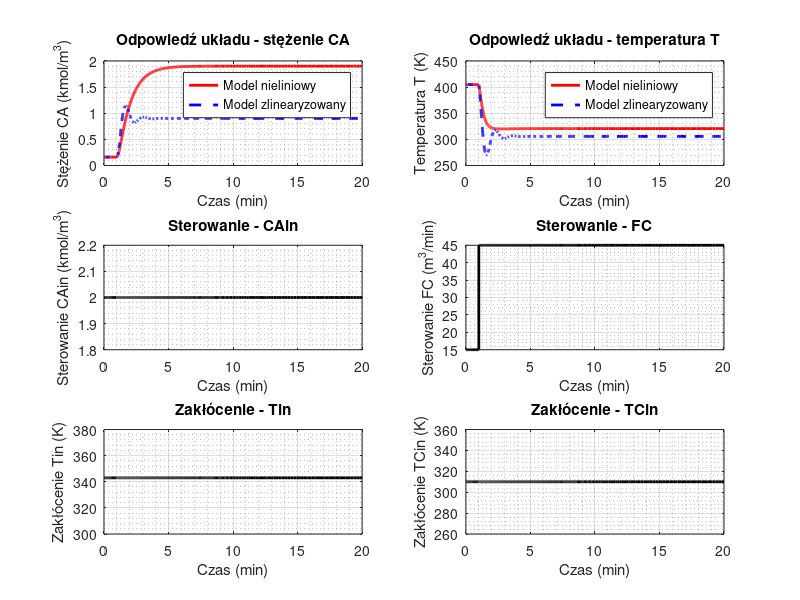
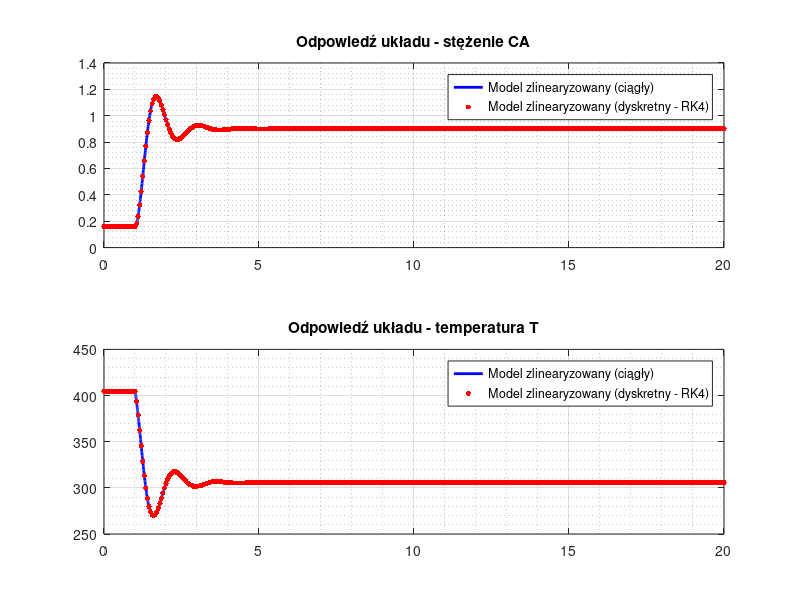

These charts were generated, in order, by the following MATLAB code:
%% ================================================================================
% Skrypt do badania nieliniowego objektu i jakości linearyzacji w punkcie równowagi.

clear; clc;
format short e;

% Parameters
ro = 1e6; % g/m^3
roc = 1e6; % g/m^3
cp = 1; % cal/(g*K)
cpc = 1; % cal/(g*K)
k0 = 1e10; % 1/min
E_R = 8330.1; % 1/K
h = 130e6; % cal/kmol
a = 0.516e6; % cal/(K*m^3)
b = 0.5; % -

% Constants
% Fin = F, so V is constant
V = 1; % m^3
Fin = 1; % m^3/min
F = 1; % m^3/min

% Controlled variables: CA, T
% Manipulated variables: CAin, FC
% Disturbance variables: Tin, TCin

% State equations
% dCA/dt = f1(CA, T, CAin, FC, Tin, TCin)
% dT/dt = f2(CA, T, CAin, FC, Tin, TCin)
f = @(CA, T, CAin, FC, Tin, TCin) [
    (1/V) * (Fin*CAin - F*CA - V * k0 * exp(-E_R/T) * CA);
    (1/(V*ro*cp)) * (Fin*ro*cp*Tin - F*ro*cp*T + V*h*k0*exp(-E_R/T)*CA - (a * FC^(b+1) / (FC + (a * FC^b) / (2 * roc * cpc))) * (T - TCin))
];

% Operating point
CA_p = 0.1597172015358418; % kmol/m^3  - computed in findOpPoint.m
T_p = 404.7356680993987; % K          - computed in findOpPoint.m
CAin_p = 2; % kmol/m^3
FC_p = 15; % m^3/min
Tin_p = 343; % K
TCin_p = 310; % K

% Check if the operating point is equilibrium point (f should be zero)
f_p = f(CA_p, T_p, CAin_p, FC_p, Tin_p, TCin_p);
fprintf("W punkcie równowagi pochodna powinna wynosić zero:\n");
disp(f_p);

% Linearization
% [dCA/dt; dT/dt] = A*[CA - CA_p; T - T_p] + B*[CAin - CAin_p; FC - FC_p] + E*[Tin - Tin_p; TCin - TCin_p]
% where A, B, E are Jacobian matrices of f with respect to state, control, and disturbance variables, evaluated at the operating point.

Df_CA_p     =   (f(CA_p + 1e-8, T_p, CAin_p, FC_p, Tin_p, TCin_p) - f(CA_p, T_p, CAin_p, FC_p, Tin_p, TCin_p)) / 1e-8;
Df_T_p      =   (f(CA_p, T_p + 1e-8, CAin_p, FC_p, Tin_p, TCin_p) - f(CA_p, T_p, CAin_p, FC_p, Tin_p, TCin_p)) / 1e-8;
Df_CAin_p   =   (f(CA_p, T_p, CAin_p + 1e-8, FC_p, Tin_p, TCin_p) - f(CA_p, T_p, CAin_p, FC_p, Tin_p, TCin_p)) / 1e-8;
Df_FC_p     =   (f(CA_p, T_p, CAin_p, FC_p + 1e-8, Tin_p, TCin_p) - f(CA_p, T_p, CAin_p, FC_p, Tin_p, TCin_p)) / 1e-8;
Df_Tin_p    =   (f(CA_p, T_p, CAin_p, FC_p, Tin_p + 1e-8, TCin_p) - f(CA_p, T_p, CAin_p, FC_p, Tin_p, TCin_p)) / 1e-8;
Df_TCin_p   =   (f(CA_p, T_p, CAin_p, FC_p, Tin_p, TCin_p + 1e-8) - f(CA_p, T_p, CAin_p, FC_p, Tin_p, TCin_p)) / 1e-8;

A = [Df_CA_p, Df_T_p];
B = [Df_CAin_p, Df_FC_p];
E = [Df_Tin_p, Df_TCin_p];

fprintf("Macierz A (pochodne względem stanu):\n");
disp(A);

fprintf("Macierz B (pochodne względem wielkości sterujących):\n");
disp(B);

fprintf("Macierz E (pochodne względem wielkości zakłócających):\n");
disp(E);

% ================================================================================
% Simulation of the nonlinear and linearized model using ode45 and comparison of the results.

Tend = 20; % min

% Control inputs
CAin = @(t) CAin_p + 0 * (t > 1); 
FC = @(t) FC_p + 30 * (t > 1);

% Disturbances
Tin = @(t) Tin_p + 0 * (t > 3);
TCin = @(t) TCin_p + 0 * (t > 5);

% Nonlinear function for ode45, x = [CA; T]
f_nonlin_ode = @(t, x) [
    (1/V) * (Fin*CAin(t) - F*x(1) - V * k0 * exp(-E_R/x(2)) * x(1));
    (1/(V*ro*cp)) * (Fin*ro*cp*Tin(t) - F*ro*cp*x(2) + V*h*k0*exp(-E_R/x(2))*x(1) - (a * FC(t)^(b+1) / (FC(t) + (a * FC(t)^b) / (2 * roc * cpc))) * (x(2) - TCin(t)))
];

% Linearized model for ode45, x = [CA; T]
f_lin_ode = @(t, x) A*(x - [CA_p; T_p]) + B*[CAin(t) - CAin_p; FC(t) - FC_p] + E*[Tin(t) - Tin_p; TCin(t) - TCin_p];

% Simulation with ode45
[t_nl, x_nl] = ode45(f_nonlin_ode, [0 Tend], [CA_p; T_p], odeset('RelTol',1e-8,'AbsTol',1e-10));
[t_lin, x_lin] = ode45(f_lin_ode, [0 Tend], [CA_p; T_p], odeset('RelTol',1e-8,'AbsTol',1e-10));

figure;

subplot(3,2,1);
plot(t_nl, x_nl(:,1), 'r-', 'LineWidth', 2); hold on;
plot(t_lin, x_lin(:,1), 'b--', 'LineWidth', 2);
xlabel('Czas (min)'); ylabel('Stężenie CA (kmol/m^3)');
legend('Model nieliniowy', 'Model zlinearyzowany');
title('Odpowiedź układu - stężenie CA');
grid on; grid minor;

subplot(3,2,2);
plot(t_nl, x_nl(:,2), 'r-', 'LineWidth', 2); hold on;
plot(t_lin, x_lin(:,2), 'b--', 'LineWidth', 2);
xlabel('Czas (min)'); ylabel('Temperatura T (K)');
legend('Model nieliniowy', 'Model zlinearyzowany');
title('Odpowiedź układu - temperatura T');
grid on; grid minor;

subplot(3,2,3);
plot(t_nl, CAin(t_nl), 'k-', 'LineWidth', 2);
xlabel('Czas (min)'); ylabel('Sterowanie CAin (kmol/m^3)');
title('Sterowanie - CAin');
grid on; grid minor;

subplot(3,2,4);
plot(t_nl, FC(t_nl), 'k-', 'LineWidth', 2);
xlabel('Czas (min)'); ylabel('Sterowanie FC (m^3/min)');
title('Sterowanie - FC');
grid on; grid minor;

subplot(3,2,5);
plot(t_nl, Tin(t_nl), 'k-', 'LineWidth', 2);
xlabel('Czas (min)'); ylabel('Zakłócenie Tin (K)');
title('Zakłócenie - Tin');
grid on; grid minor;

subplot(3,2,6);
plot(t_nl, TCin(t_nl), 'k-', 'LineWidth', 2);
xlabel('Czas (min)'); ylabel('Zakłócenie TCin (K)');
title('Zakłócenie - TCin');
grid on; grid minor;


% ================================================================================
% Find discretization of linearized model with RK4

Ts = 0.05; % sampling time [min]

% x - state (and output) <- x = [CA; T]
% u - control input <- u = [CAin; FC]
% z - disturbance <- z = [Tin; TCin]

% dx/dt = A*(x-xp) + B*(u-up) + E*(z-zp)
% x(k+1) = Ad*(x(k)-xp) + Bd*(u(k)-up) + Ed*(z(k)-zp) + xp

% where Ad, Bd, Ed:
% Ad = eye(size(A)) + A*Ts + (A^2)*(Ts^2)/2 + (A^3)*(Ts^3)/6 + (A^4)*(Ts^4)/24;
% Bd = B*Ts + A*B*(Ts^2)/2 + A^2*B*(Ts^3)/6 + A^3*B*(Ts^4)/24;
% Ed = E*Ts + A*E*(Ts^2)/2 + A^2*E*(Ts^3)/6 + A^3*E*(Ts^4)/24;

% Fast way to compute the above:
A2 = A*A;
A3 = A2*A;
Tmp = Ts*eye(2) + A*(Ts^2)/2 + A2*(Ts^3)/6 + A3*(Ts^4)/24;
Ad = eye(2) + A*Tmp;
Bd = Tmp*B;
Ed = Tmp*E;

fprintf("Macierz Ad (RK4):\n");
disp(Ad);

fprintf("Macierz Bd (RK4):\n");
disp(Bd);

fprintf("Macierz Ed (RK4):\n");
disp(Ed);

discrete_step = @(x,k) Ad*(x - [CA_p; T_p]) + Bd*[CAin(k*Ts) - CAin_p; FC(k*Ts) - FC_p] + Ed*[Tin(k*Ts) - Tin_p; TCin(k*Ts) - TCin_p] + [CA_p; T_p];

time_steps = 0:Ts:Tend;
x_disc = zeros(2, length(time_steps));
x_disc(:,1) = [CA_p; T_p]; % initial condition (operating point)
for k = 1:length(time_steps)-1
    x_disc(:,k+1) = discrete_step(x_disc(:,k), k);
end

figure;

subplot(2,1,1);
plot(t_lin, x_lin(:,1), 'b-', 'LineWidth', 2); hold on;
plot(time_steps, x_disc(1,:), 'r.', 'MarkerSize', 12);
legend('Model zlinearyzowany (ciągły)', 'Model zlinearyzowany (dyskretny - RK4)');
title('Odpowiedź układu - stężenie CA');
grid on; grid minor;

subplot(2,1,2);
plot(t_lin, x_lin(:,2), 'b-', 'LineWidth', 2); hold on;
plot(time_steps, x_disc(2,:), 'r.', 'MarkerSize', 12);
legend('Model zlinearyzowany (ciągły)', 'Model zlinearyzowany (dyskretny - RK4)');
title('Odpowiedź układu - temperatura T');
grid on; grid minor;
